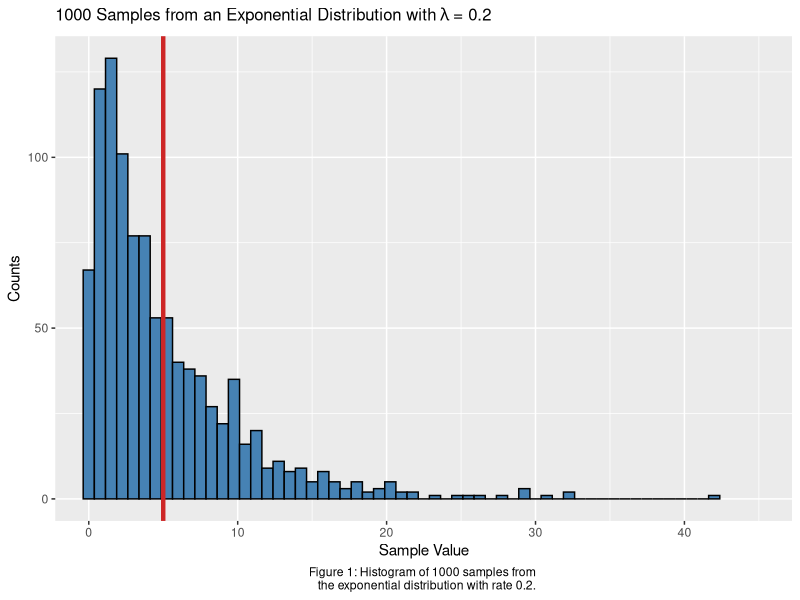
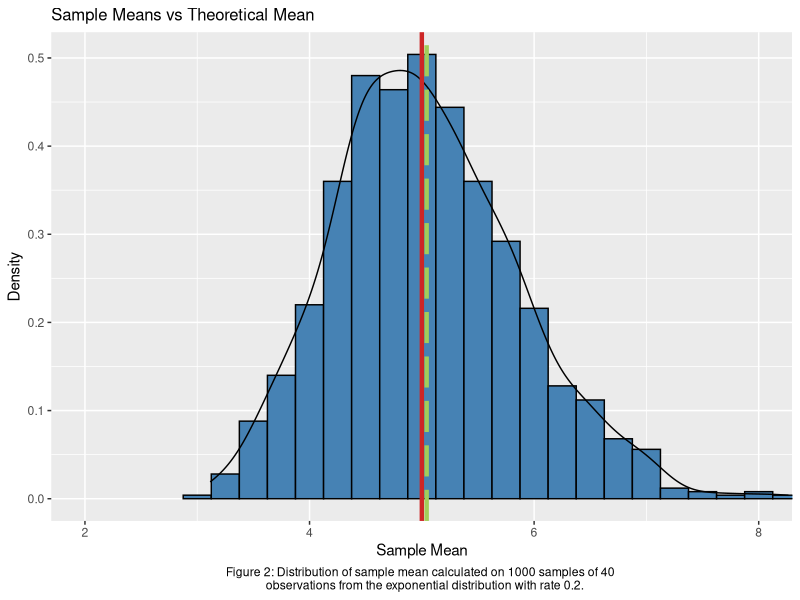
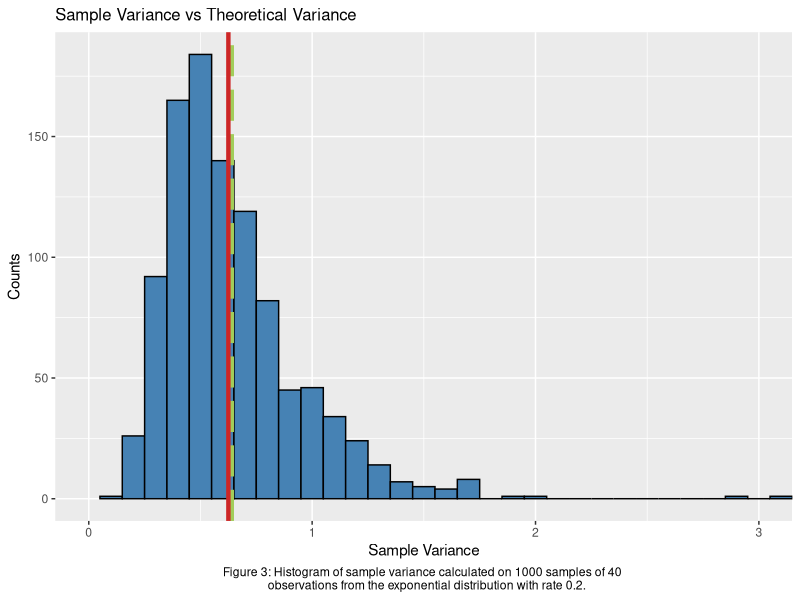

These charts were generated, in order, by the following R code:
## ---- chunk 1
knitr::opts_chunk$set(echo = TRUE, fig.width = 8, fig.height = 4)
options(tinytex.verbose = TRUE)
library(ggplot2)
set.seed(5)
## ---- chunk 2

# Number of simulations
sim <- 1000
# Number of exponentials
n <- 40
# Rate 
lambda <- 0.2 

# Creating observations
obs <- rexp(n*sim, rate = lambda)

# Store 1000 first observation to plot
subobs <- obs[1:1000]

# Plot distribution of 1000 exponentials
ggplot() +
  aes(subobs) + 
  geom_histogram(binwidth = 0.75, color = "black", fill = "steelblue") +
  geom_vline(xintercept = 5, color = "firebrick3", size = 1.5) + 
  labs(x = "Sample Value", y = "Counts") +
  labs(title = "1000 Samples from an Exponential Distribution with" ~ lambda ~ "= 0.2") +
  labs(caption = "Figure 1: Histogram of 1000 samples from 
  the exponential distribution with rate 0.2.") +
  coord_cartesian(xlim = c(0,45)) +
  theme(plot.title = element_text(size = 12)) +
  theme(plot.caption = element_text(hjust = 0.5))

## ---- chunk 3

# Reformatting them into matrix form with dim [sim x n]
mobs <- matrix(obs, sim, n)

# Calculate sample means
sampleMeans <- apply(mobs, 1, mean)

# Calculate the mean of the sample means
muMean <- mean(sampleMeans)

# Calculate the theoretical mean
trueMean <- 1/lambda

ggplot() +
  aes(sampleMeans) + 
  geom_histogram(aes(y=..density..), binwidth = 0.25, color = "black", fill = "steelblue") +
  geom_density() +
  geom_vline(xintercept = muMean, color = "darkolivegreen3", lty = 5, size = 1.5) +
  geom_vline(xintercept = trueMean, color = "firebrick3", size = 1.5) + 
  labs(x = "Sample Mean", y = "Density") +
  labs(title = "Sample Means vs Theoretical Mean") +
  labs(caption = "Figure 2: Distribution of sample mean calculated on 1000 samples of 40 
  observations from the exponential distribution with rate 0.2.") +
  coord_cartesian(xlim = c(2,8)) +
  theme(plot.title = element_text(size = 12)) +
  theme(plot.caption = element_text(hjust = 0.5))

## ---- chunk 4

# Calculate sample variance
sampleVar <- apply(mobs, 1, var)/40

# Calculate the mean of the sample variance distribution
muVar <- mean(sampleVar)

# Calculate the theoretical variance for the sample
trueVar <- 1/(n*lambda^2)

ggplot() +
  aes(sampleVar) + 
  geom_histogram(binwidth = 0.1, color = "black", fill = "steelblue") +
  geom_vline(xintercept = muVar, color = "darkolivegreen3", lty = 5, size = 1.5) + 
  geom_vline(xintercept = trueVar, color = "firebrick3", size = 1.5) + 
  labs(x = "Sample Variance", y = "Counts") +
  labs(title = "Sample Variance vs Theoretical Variance") +
  labs(caption = "Figure 3: Histogram of sample variance calculated on 1000 samples of 40 
  observations from the exponential distribution with rate 0.2.") +
  coord_cartesian(xlim = c(0,3)) +
  theme(plot.title = element_text(size = 12)) + 
  theme(plot.caption = element_text(hjust = 0.5))

